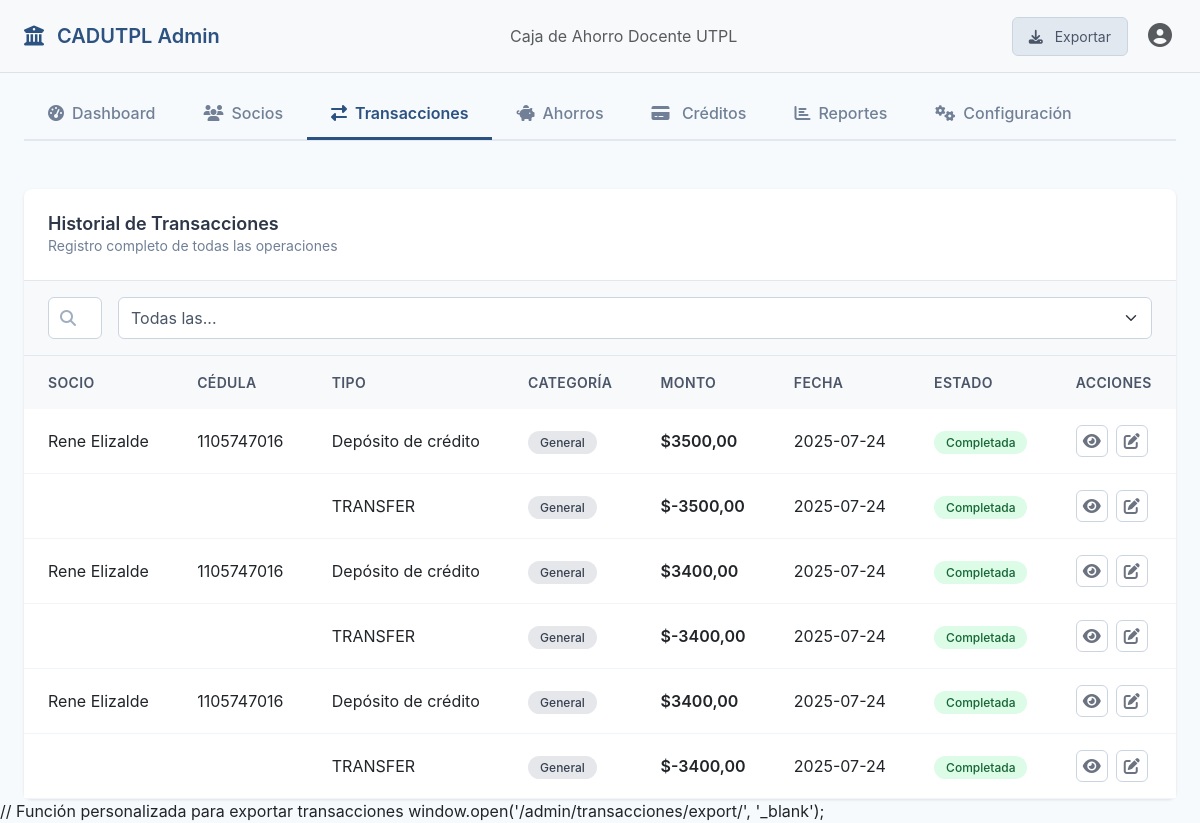
The page /transactions/admin/listar/ (signed in) on the database as committed earlier.
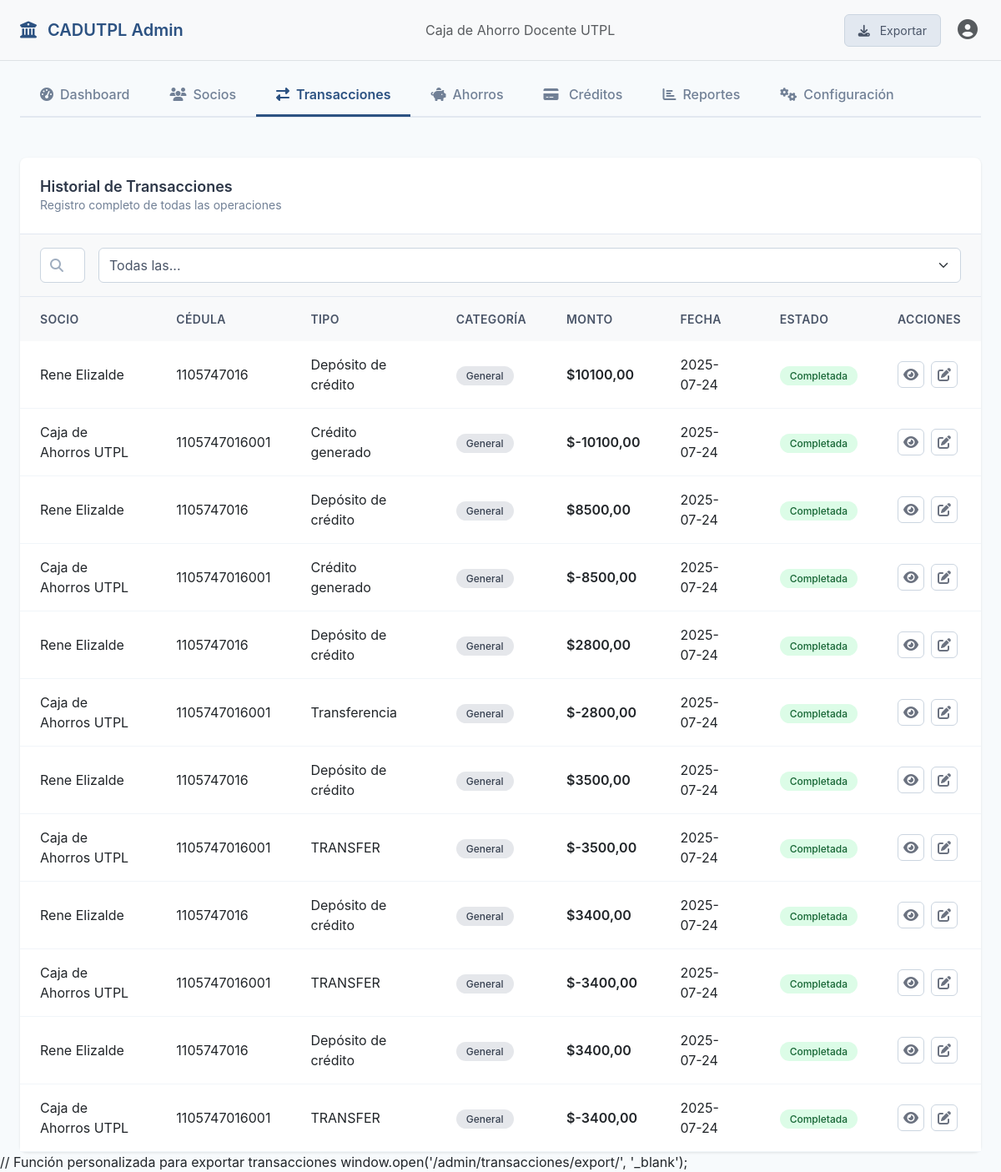
The same page on the database as committed later.
### transactions/models.py (models this page shows, shortened)
class Transaction(models.Model):
    TRANSACTION_TYPES = [
        ("DEPOSIT", "Depósito"),
        ("WITHDRAWAL", "Retiro"),
        ("TRANSFER_SENT", "Transferencia enviada"),
        ("TRANSFER_RECEIVED", "Transferencia recibida"),
        ("PAYMENT", "Pago"),
        ("REFUND", "Reembolso"),
        ("CREDIT_DEPOSIT", "Depósito de crédito"),
        ("CREDIT_PAYMENT", "Pago de crédito"),
        ("SAVINGS_DEPOSIT", "Depósito a objetivo de ahorro"),
        ("SAVINGS_WITHDRAWAL", "Retiro de objetivo de ahorro"),
        ("SAVINGS_RETURN", "Devolución de fondos de objetivo"),
    ]
    STATUS_CHOICES = [
        ("PENDING", "Pendiente"),
        ("COMPLETED", "Completada"),
        ("FAILED", "Fallida"),
        ("CANCELLED", "Cancelada"),
    ]
    wallet = models.ForeignKey(
        Wallet, on_delete=models.CASCADE, related_name="transactions"
    )
    transaction_type = models.CharField(max_length=20, choices=TRANSACTION_TYPES)
    amount = models.DecimalField(max_digits=10, decimal_places=2)
    recipient = models.ForeignKey(
        CustomUser,
        on_delete=models.SET_NULL,
        null=True,
        blank=True,
        related_name="received_transactions",
    )
    description = models.CharField(max_length=255)
    status = models.CharField(
        max_length=20, choices=STATUS_CHOICES, default="COMPLETED"
    )
    reference_number = models.CharField(max_length=50, unique=True)
    created_at = models.DateTimeField(auto_now_add=True)
    updated_at = models.DateTimeField(auto_now=True)
    class Meta:
        ordering = ["-created_at"]
        db_table = "transactions"

### wallets/models.py (models this page shows, shortened)
class Wallet(models.Model):
    user = models.OneToOneField(CustomUser, on_delete=models.CASCADE, related_name='wallet')
    balance = models.DecimalField(max_digits=10, decimal_places=2, default=0)
    total_credit_line = models.DecimalField(max_digits=10, decimal_places=2, default=2000)
    available_credit = models.DecimalField(max_digits=10, decimal_places=2, default=2000)
    created_at = models.DateTimeField(auto_now_add=True)
    updated_at = models.DateTimeField(auto_now=True)

### users/models.py (models this page shows, shortened)
class CustomUser(AbstractUser):
    username = models.CharField(
        max_length=150,
        unique=True,
        verbose_name="Nombre de usuario",
        null=True,
        blank=True,  # Permite que sea opcional para los usuarios normales
    )
    email = models.EmailField(unique=True)
    phone = models.CharField(max_length=15, blank=True, null=True)
    document_type = models.CharField(
        max_length=20,
        choices=[("CEDULA", "CEDULA"), ("RUC", "RUC"), ("PASSPORT", "Pasaporte")],
    )
    document_number = models.CharField(max_length=20)
    reference_number = models.CharField(max_length=100, unique=True, default=uuid.uuid4)
    address = models.CharField(max_length=255, blank=True)
    profile_picture = models.ImageField(
        upload_to="profile_pictures/", blank=True, null=True
    )
    account_balance = models.DecimalField(max_digits=10, decimal_places=2, default=0)
    is_verified = models.BooleanField(default=False)
    preferred_currency = models.CharField(max_length=3, default="USD")
    preferred_language = models.CharField(max_length=2, default="es")
    created_at = models.DateTimeField(auto_now_add=True)
    updated_at = models.DateTimeField(auto_now=True)
    USERNAME_FIELD = "email"  # El email sigue siendo el identificador único
    REQUIRED_FIELDS = [
        "username"
    ]  # Hacer que username sea requerido para superusuarios
    objects = CustomUserManager()  # Asignar el manager personalizado
    class Meta:
        db_table = "custom_users"

### transactions/views.py (the view)
# urls.py: path("admin/listar/", transaction_list_admin, name="transaction_list_admin"),
@login_required
def transaction_list_admin(request):
    transacciones = Transaction.objects.select_related(
        "wallet__user", "recipient"
    ).order_by("-created_at")
    context = {
        "transacciones": transacciones,
    }
    return render(request, "transactions/transaction_list_admin.html", context)

### transactions/templates/transactions/transaction_list_admin.html (shortened to what the changed rows need)
<!DOCTYPE html>
<html lang="es">
<head>
    <link href="https://cdnjs.cloudflare.com/ajax/libs/bootstrap/5.3.0/css/bootstrap.min.css" rel="stylesheet">
    <link href="https://cdnjs.cloudflare.com/ajax/libs/font-awesome/6.4.0/css/all.min.css" rel="stylesheet">
</head>
<body>
    <div class="container-fluid px-4 main-content">
        {% block content %}
        <div class="row">
            <div class="col-12">
                <div class="card transactions-card">
                    <div class="table-responsive">
                        <table class="table transactions-table">
                            <thead>
                                <tr>
                                    <th>Socio</th>
                                    <th>Cédula</th>
                                    <th>Tipo</th>
                                    <th>Categoría</th>
                                    <th>Monto</th>
                                    <th>Fecha</th>
                                    <th>Estado</th>
                                    <th>Acciones</th>
                                </tr>
                            </thead>
                            <tbody>
                                {% for transaction in transacciones %}
                                <tr>
                                    <td>{{ transaction.wallet.user.get_full_name }}</td>
                                    <td>{{ transaction.wallet.user.document_number }}</td>
                                    <td>{{ transaction.get_transaction_type_display }}</td>
                                    <td>
                                        {% if transaction.transaction_type == 'SAVINGS_DEPOSIT' or transaction.transaction_type == 'SAVINGS_WITHDRAWAL' or transaction.transaction_type == 'SAVINGS_RETURN' %}
                                        <span class="badge-aporte">Aporte</span>
                                        {% else %}
                                        <span class="badge-general">General</span>
                                        {% endif %}
                                    </td>
                                    <td
                                        class="{% if transaction.transaction_type == 'WITHDRAWAL' or transaction.transaction_type == 'TRANSFER_SENT' or transaction.transaction_type == 'SAVINGS_WITHDRAWAL' %}amount-negative{% elif transaction.transaction_type == 'CREDIT_PAYMENT' %}amount-neutral{% else %}amount-positive{% endif %}">
                                        ${{ transaction.amount }}
                                    </td>
                                    <td>{{ transaction.created_at|date:"Y-m-d" }}</td>
                                    <td>
                                        <span
                                            class="{% if transaction.status == 'COMPLETED' %}badge-completado{% elif transaction.status == 'PENDING' %}badge-pendiente{% elif transaction.status == 'CANCELLED' %}badge-general{% else %}badge-general{% endif %}">
                                            {{ transaction.get_status_display }}
                                        </span>
                                    </td>
                                    <td>
                                        <div class="action-buttons">
                                            <button class="btn btn-action btn-view" data-bs-toggle="modal"
                                                data-bs-target="#transactionModal"
                                                data-nombre="{{ transaction.wallet.user.get_full_name }}"
                                                data-cedula="{{ transaction.wallet.user.document_number }}"
                                                data-tipo="{{ transaction.get_transaction_type_display }}"
                                                data-monto="${{ transaction.amount }}"
                                                data-fecha="{{ transaction.created_at|date:'Y-m-d H:i' }}"
                                                title="Ver detalles">
                                                <i class="fas fa-eye"></i>
                                            </button>
                                            <button class="btn btn-action btn-edit" title="Editar">
                                                <i class="fas fa-edit"></i>
                                            </button>
                                        </div>
                                    </td>
                                </tr>
                                {% empty %}
                                <tr>
                                    <td colspan="8" class="text-center">No hay transacciones registradas.</td>
                                </tr>
                                {% endfor %}
                            </tbody>
                        </table>
                    </div>
                </div>
            </div>
        </div>
        {% endblock %}
    </div>
</body>
</html>

Rows that differ between the two databases and show on the page:
added Transaction: shows "General"
added Transaction: shows "General"
added Transaction: shows "General"
added Transaction: shows "General"
added Transaction: shows "General"
added Transaction: shows "General"
changed through a linked row, Transaction (number 8 of 12 on the later page): wallet.user.get_full_name (not shown) → "Caja de Ahorros UTPL"; wallet.user.document_number (not shown) → "1105747016001"
changed through a linked row, Transaction (number 10 of 12 on the later page): wallet.user.get_full_name (not shown) → "Caja de Ahorros UTPL"; wallet.user.document_number (not shown) → "1105747016001"
changed through a linked row, Transaction (number 12 of 12 on the later page): wallet.user.get_full_name (not shown) → "Caja de Ahorros UTPL"; wallet.user.document_number (not shown) → "1105747016001"
